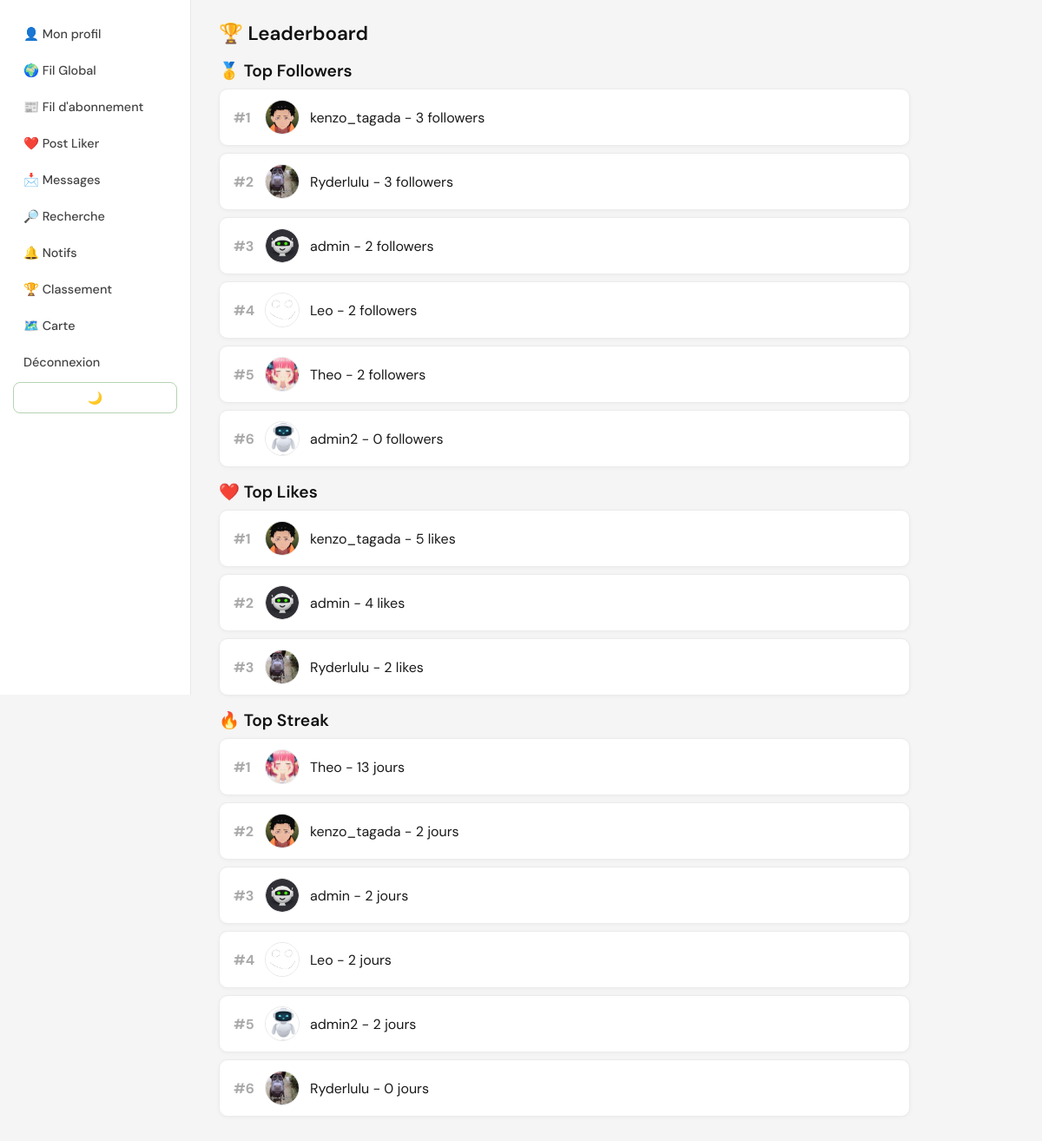
Page /leaderboard (signed in) on the committed database.
### tables this page shows
CREATE TABLE users (
            id INTEGER PRIMARY KEY AUTOINCREMENT,
            username TEXT NOT NULL,
            email TEXT NOT NULL UNIQUE,
            password TEXT NOT NULL
        , avatar_url TEXT, bio TEXT, created_at TEXT, last_seen TIMESTAMP, last_login_date DATE, streak_days INTEGER DEFAULT 0, latitude REAL, longitude REAL, photo_url TEXT, banner_url TEXT, border_color TEXT DEFAULT '#4CAF50');

### __init__.py (the view)
@app.route('/leaderboard')
def leaderboard():
    if 'user_id' not in session:
        return redirect(url_for('connexion'))
    conn = get_db_connection()
    cursor = conn.cursor()
    cursor.execute("""
        SELECT u.id, u.username, u.avatar_url, COUNT(f.followed_id) as followers_count
        FROM users u
        LEFT JOIN followers f ON u.id = f.followed_id
        GROUP BY u.id
        ORDER BY followers_count DESC
        LIMIT 10
    """)
    top_followers = cursor.fetchall()
    cursor.execute("""
        SELECT u.id, u.username, u.avatar_url, COUNT(pl.id) as total_likes
        FROM users u
        JOIN posts p ON u.id = p.user_id
        LEFT JOIN post_likes pl ON p.id = pl.post_id
        GROUP BY u.id
        ORDER BY total_likes DESC
        LIMIT 10
    """)
    top_likes = cursor.fetchall()
    cursor.execute("""
        SELECT id, username, avatar_url, streak_days
        FROM users
        ORDER BY streak_days DESC
        LIMIT 10
    """)
    top_streak = cursor.fetchall()
    cursor.close()
    conn.close()
    return render_template(
        'leaderboard.html',
        top_followers=top_followers,
        top_likes=top_likes,
        top_streak=top_streak
    )

### __init__.py (called while the page is built)
def get_db_connection():
    conn = sqlite3.connect(DB_PATH)
    conn.row_factory = sqlite3.Row
    conn.execute("PRAGMA foreign_keys = ON")
    conn.execute("PRAGMA journal_mode=WAL")
    return conn

### templates/leaderboard.html (shortened to what this page needs)
<!DOCTYPE html>
<html lang="fr">
<head>
    <link rel="stylesheet" href="{{ url_for('static', filename='leaderboard.css') }}">
</head>
<body>
<header>
    <nav>
        <a href="{{ url_for('profil') }}">👤 Mon profil</a>
		<a href="{{ url_for('feed_global') }}">🌍 Fil Global</a>
        <a href="{{ url_for('feed_abonnement') }}">📰 Fil d'abonnement</a>
		<a href="{{ url_for('posts_likes') }}">❤️ Post Liker</a>
        <a href="{{ url_for('messagerie') }}">📩 Messages</a>
		<a href="{{ url_for('recherche') }}">🔎 Recherche</a>
        <a href="{{ url_for('notifications') }}">🔔 Notifs</a>
        <a href="{{ url_for('leaderboard') }}">🏆 Classement</a>
        <a href="{{ url_for('carte') }}">🗺️ Carte</a>
        <a href="{{ url_for('deconnexion') }}">Déconnexion</a>
		<button id="themeToggle">🌙</button>
    </nav>
</header>
<main>
<h1>🏆 Leaderboard</h1>
    <h2>🥇 Top Followers</h2>
    {% for u in top_followers %}
    <div class="card">
        <div class="rank">#{{ loop.index }}</div>
        <img src="{{ url_for('static', filename='avatars/' + (u['avatar_url'] or 'default.png')) }}">
        <div>{{ u['username'] }} - {{ u['followers_count'] }} followers</div>
    </div>
    {% endfor %}
    <h2>❤️ Top Likes</h2>
    {% for u in top_likes %}
    <div class="card">
        <div class="rank">#{{ loop.index }}</div>
        <img src="{{ url_for('static', filename='avatars/' + (u['avatar_url'] or 'default.png')) }}">
        <div>{{ u['username'] }} - {{ u['total_likes'] }} likes</div>
    </div>
    {% endfor %}
    <h2>🔥 Top Streak</h2>
    {% for u in top_streak %}
    <div class="card">
        <div class="rank">#{{ loop.index }}</div>
        <img src="{{ url_for('static', filename='avatars/' + (u['avatar_url'] or 'default.png')) }}">
        <div>{{ u['username'] }} - {{ u['streak_days'] }} jours</div>
    </div>
    {% endfor %}
</main>
</body>
</html>

### static/leaderboard.css (style rules this page uses)
*, *::before, *::after { box-sizing: border-box; margin: 0; padding: 0; }
body { font-family: 'DM Sans', sans-serif; background-color: #f5f5f5; color: #1a1a1a; display: flex; min-height: 100vh; }
header { background-color: #fff; padding: 20px 15px; border-right: 1px solid #e8e8e8; position: fixed; left: 0; top: 0; height: 100vh; width: 220px; overflow-y: auto; z-index: 100; }
nav { display: flex; flex-direction: column; gap: 4px; }
nav a { color: #444; text-decoration: none; font-weight: 500; font-size: 0.9rem; padding: 10px 12px; border-radius: 8px; transition: background 0.15s, color 0.15s; display: block; }
main { margin-left: 220px; flex: 1; padding: 24px 32px; min-height: 100vh; max-width: 860px; }
h1 { font-size: 1.4rem; font-weight: 600; color: #111; margin-bottom: 1rem; }
h2 { font-size: 1.2rem; font-weight: 600; color: #111; margin: 1rem 0 0.5rem; }
a { color: #3d7a55; font-weight: 500; text-decoration: none; transition: color 0.2s; }
button, button[type="submit"] { padding: 0.5rem 1.1rem; background: #fff; color: #1a1a1a; border: 1.5px solid #b4d3b2; border-radius: 8px; font-family: 'DM Sans', sans-serif; font-size: 0.87rem; font-weight: 500; cursor: pointer; transition: background 0.2s, border-color 0.2s; }
.card { background: #fff; padding: 12px 16px; border-radius: 10px; margin-bottom: 8px; display: flex; align-items: center; border: 1px solid #ebebeb; box-shadow: 0 1px 4px rgba(0,0,0,0.04); }
.card img { width: 40px; height: 40px; border-radius: 50%; margin-right: 12px; border: 1.5px solid #e8e8e8; object-fit: cover; }
.rank { font-size: 1rem; font-weight: 700; color: #aaa; width: 36px; }

### rows in the picture
users: avatar_url (picture), username "kenzo_tagada", followers_count "3", total_likes "5", streak_days "2"
users: avatar_url (picture), username "Ryderlulu", followers_count "3", total_likes "2", streak_days "0"
users: avatar_url (picture), username "admin", followers_count "2", total_likes "4", streak_days "2"
users: avatar_url (picture), username "Leo", followers_count "2", streak_days "2"
users: avatar_url (picture), username "Theo", followers_count "2", streak_days "13"
users: avatar_url (picture), username "admin2", followers_count "0", streak_days "2"
